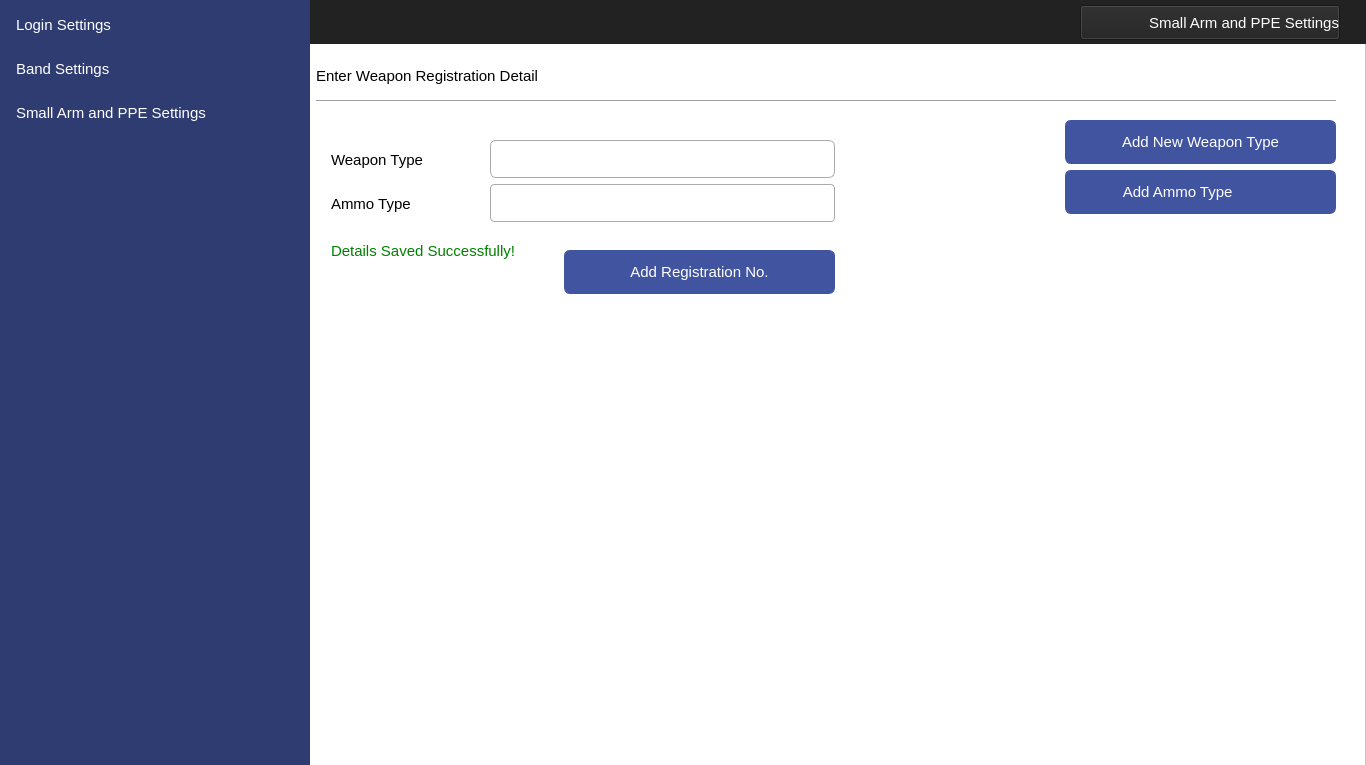
<?xml version="1.0" encoding="UTF-8"?>
<ui version="4.0">
 <class>MainWindow</class>
 <widget class="QMainWindow" name="MainWindow">
  <property name="geometry">
   <rect>
    <x>0</x>
    <y>0</y>
    <width>1366</width>
    <height>765</height>
   </rect>
  </property>
  <property name="windowTitle">
   <string>MainWindow</string>
  </property>
  <widget class="QWidget" name="centralwidget">
   <widget class="QFrame" name="frame">
    <property name="geometry">
     <rect>
      <x>0</x>
      <y>0</y>
      <width>1366</width>
      <height>768</height>
     </rect>
    </property>
    <property name="styleSheet">
     <string notr="true">background-color: #ffffff</string>
    </property>
    <property name="frameShape">
     <enum>QFrame::StyledPanel</enum>
    </property>
    <property name="frameShadow">
     <enum>QFrame::Raised</enum>
    </property>
    <widget class="QLabel" name="label_2">
     <property name="geometry">
      <rect>
       <x>0</x>
       <y>0</y>
       <width>1366</width>
       <height>44</height>
      </rect>
     </property>
     <property name="styleSheet">
      <string notr="true">background-color:#222222;</string>
     </property>
     <property name="text">
      <string/>
     </property>
    </widget>
    <widget class="QPushButton" name="btnAddRegNo">
     <property name="geometry">
      <rect>
       <x>564</x>
       <y>250</y>
       <width>271</width>
       <height>44</height>
      </rect>
     </property>
     <property name="font">
      <font>
       <family>Segoe UI</family>
       <pointsize>11</pointsize>
      </font>
     </property>
     <property name="cursor">
      <cursorShape>PointingHandCursor</cursorShape>
     </property>
     <property name="styleSheet">
      <string notr="true">QPushButton
{
    color: #ffffff;
    background-color:#4154A0;
    border-width: 1px;
    border-color: #4154A0;
    border-style: solid;
    border-radius: 6;
    padding: 3px;
    font-size: 11pt;
    padding-left: 5px;
    padding-right: 5px;
    min-width: 40px;
}

QPushButton:hover
{
    background-color:#384889
}
QPushButton:pressed
{
    background-color: #384889;
 	border-width: 3px;
    border-color: #5C70BC;
    border-style: solid;
    border-radius: 6;

}</string>
     </property>
     <property name="text">
      <string>Add Registration No.</string>
     </property>
     <property name="icon">
      <iconset resource="../IconResource.qrc">
       <normaloff>:/images/add.png</normaloff>:/images/add.png</iconset>
     </property>
     <property name="iconSize">
      <size>
       <width>25</width>
       <height>25</height>
      </size>
     </property>
    </widget>
    <widget class="QLabel" name="lblDataEntrySuccessful">
     <property name="enabled">
      <bool>true</bool>
     </property>
     <property name="geometry">
      <rect>
       <x>331</x>
       <y>229</y>
       <width>361</width>
       <height>44</height>
      </rect>
     </property>
     <property name="font">
      <font>
       <family>Segoe UI</family>
       <pointsize>11</pointsize>
      </font>
     </property>
     <property name="layoutDirection">
      <enum>Qt::LeftToRight</enum>
     </property>
     <property name="styleSheet">
      <string notr="true">color: green;
background-color:#ffffff;
font-size: 11pt</string>
     </property>
     <property name="text">
      <string>Details Saved Successfully!</string>
     </property>
     <property name="alignment">
      <set>Qt::AlignLeading|Qt::AlignLeft|Qt::AlignVCenter</set>
     </property>
    </widget>
    <widget class="QPushButton" name="pushButton">
     <property name="enabled">
      <bool>true</bool>
     </property>
     <property name="geometry">
      <rect>
       <x>1080</x>
       <y>5</y>
       <width>260</width>
       <height>35</height>
      </rect>
     </property>
     <property name="font">
      <font>
       <family>Segoe UI</family>
       <pointsize>11</pointsize>
      </font>
     </property>
     <property name="styleSheet">
      <string notr="true"> text-align: right;
    color: #ffffff;
	outline:none;
    background-color:#222222;</string>
     </property>
     <property name="text">
      <string>Small Arm and PPE Settings</string>
     </property>
     <property name="icon">
      <iconset resource="../IconResource.qrc">
       <normaloff>:/images/armPPE.png</normaloff>:/images/armPPE.png</iconset>
     </property>
     <property name="iconSize">
      <size>
       <width>32</width>
       <height>32</height>
      </size>
     </property>
    </widget>
    <widget class="QPushButton" name="pushButton_2">
     <property name="enabled">
      <bool>true</bool>
     </property>
     <property name="geometry">
      <rect>
       <x>331</x>
       <y>680</y>
       <width>100</width>
       <height>80</height>
      </rect>
     </property>
     <property name="styleSheet">
      <string notr="true"> border:1px solid #fff;
    border-radius:4px;
    outline:none;</string>
     </property>
     <property name="text">
      <string/>
     </property>
     <property name="icon">
      <iconset resource="../IconResource.qrc">
       <normaloff>:/images/logoMTIP.png</normaloff>:/images/logoMTIP.png</iconset>
     </property>
     <property name="iconSize">
      <size>
       <width>200</width>
       <height>200</height>
      </size>
     </property>
    </widget>
    <widget class="QLineEdit" name="edtRegNo">
     <property name="geometry">
      <rect>
       <x>490</x>
       <y>184</y>
       <width>345</width>
       <height>38</height>
      </rect>
     </property>
     <property name="font">
      <font>
       <family>Segoe UI</family>
       <pointsize>11</pointsize>
      </font>
     </property>
     <property name="styleSheet">
      <string notr="true">QLineEdit{
    border:1px solid #aaa;
    border-radius:4px;
    outline:none;
    padding:6px;
    box-sizing:border-box;
    transition:.3s;
  }
  QLineEdit:hover{
	 border:1px solid #000;	
 	transition:.3s;
}
  QLineEdit:focus{
    border-color:dodgerBlue;
    box-shadow:0 0 8px 0 dodgerBlue;
  }</string>
     </property>
    </widget>
    <widget class="QLabel" name="label_9">
     <property name="geometry">
      <rect>
       <x>331</x>
       <y>138</y>
       <width>151</width>
       <height>44</height>
      </rect>
     </property>
     <property name="font">
      <font>
       <family>Segoe UI</family>
       <pointsize>11</pointsize>
      </font>
     </property>
     <property name="layoutDirection">
      <enum>Qt::LeftToRight</enum>
     </property>
     <property name="styleSheet">
      <string notr="true">color: #000000;
background-color:#ffffff;
font-size: 11pt</string>
     </property>
     <property name="text">
      <string>Weapon Type</string>
     </property>
     <property name="alignment">
      <set>Qt::AlignLeading|Qt::AlignLeft|Qt::AlignVCenter</set>
     </property>
    </widget>
    <widget class="QLabel" name="label">
     <property name="geometry">
      <rect>
       <x>0</x>
       <y>0</y>
       <width>310</width>
       <height>768</height>
      </rect>
     </property>
     <property name="styleSheet">
      <string notr="true">background-image: url(null);
background-color:#2F3C71;</string>
     </property>
     <property name="text">
      <string/>
     </property>
    </widget>
    <widget class="QPushButton" name="navAddLogin">
     <property name="geometry">
      <rect>
       <x>10</x>
       <y>3</y>
       <width>290</width>
       <height>44</height>
      </rect>
     </property>
     <property name="font">
      <font>
       <family>Segoe UI</family>
       <pointsize>11</pointsize>
      </font>
     </property>
     <property name="cursor">
      <cursorShape>PointingHandCursor</cursorShape>
     </property>
     <property name="styleSheet">
      <string notr="true">QPushButton 
{
    text-align: left;
    color: #ffffff;
	outline:none;
    background-color:#2F3C71;
    border-width: 1px;
    border-color: #2F3C71;
    border-style: solid;
    border-radius: 6;
    padding: 3px;
    font-size: 11pt;
    padding-left: 5px;
    padding-right: 5px;
    min-width: 40px;
}

QPushButton:hover
{
    background-color:#4154A0;
}

QPushButton:pressed
{
    background-color: #384889;
 	border-width: 3px;
    border-color: #5C70BC;
    border-style: solid;
    border-radius: 6;

}</string>
     </property>
     <property name="text">
      <string>Login Settings</string>
     </property>
     <property name="icon">
      <iconset resource="../IconResource.qrc">
       <normaloff>:/images/login.png</normaloff>:/images/login.png</iconset>
     </property>
     <property name="iconSize">
      <size>
       <width>25</width>
       <height>25</height>
      </size>
     </property>
     <property name="flat">
      <bool>false</bool>
     </property>
    </widget>
    <widget class="QPushButton" name="navAddBand">
     <property name="geometry">
      <rect>
       <x>10</x>
       <y>47</y>
       <width>290</width>
       <height>44</height>
      </rect>
     </property>
     <property name="font">
      <font>
       <family>Segoe UI</family>
       <pointsize>11</pointsize>
      </font>
     </property>
     <property name="cursor">
      <cursorShape>PointingHandCursor</cursorShape>
     </property>
     <property name="styleSheet">
      <string notr="true">QPushButton 
{
    text-align: left;
    color: #ffffff;
	outline:none;
    background-color:#2F3C71;
    border-width: 1px;
    border-color: #2F3C71;
    border-style: solid;
    border-radius: 6;
    padding: 3px;
    font-size: 11pt;
    padding-left: 5px;
    padding-right: 5px;
    min-width: 40px;
}
QPushButton:hover
{
    background-color:#4154A0;
}
QPushButton:pressed
{
    background-color: #384889;
 	border-width: 3px;
    border-color: #5C70BC;
    border-style: solid;
    border-radius: 6;

}</string>
     </property>
     <property name="text">
      <string>Band Settings</string>
     </property>
     <property name="icon">
      <iconset resource="../IconResource.qrc">
       <normaloff>:/images/smartWatch.png</normaloff>:/images/smartWatch.png</iconset>
     </property>
     <property name="iconSize">
      <size>
       <width>32</width>
       <height>32</height>
      </size>
     </property>
     <property name="flat">
      <bool>false</bool>
     </property>
    </widget>
    <widget class="QPushButton" name="navArmPPESettings">
     <property name="geometry">
      <rect>
       <x>10</x>
       <y>91</y>
       <width>290</width>
       <height>44</height>
      </rect>
     </property>
     <property name="font">
      <font>
       <family>Segoe UI</family>
       <pointsize>11</pointsize>
      </font>
     </property>
     <property name="cursor">
      <cursorShape>PointingHandCursor</cursorShape>
     </property>
     <property name="styleSheet">
      <string notr="true">QPushButton 
{
    text-align: left;
    color: #ffffff;
	outline:none;
    background-color:#2F3C71;
    border-width: 1px;
    border-color: #2F3C71;
    border-style: solid;
    border-radius: 6;
    padding: 3px;
    font-size: 11pt;
    padding-left: 5px;
    padding-right: 5px;
    min-width: 40px;
}
QPushButton:active
{
    background-color:#4154A0;
}
QPushButton:hover
{
    background-color:#4154A0;
}
QPushButton:pressed
{
    background-color: #384889;
 	border-width: 3px;
    border-color: #5C70BC;
    border-style: solid;
    border-radius: 6;

}</string>
     </property>
     <property name="text">
      <string>Small Arm and PPE Settings</string>
     </property>
     <property name="icon">
      <iconset resource="../IconResource.qrc">
       <normaloff>:/images/armPPE.png</normaloff>:/images/armPPE.png</iconset>
     </property>
     <property name="iconSize">
      <size>
       <width>32</width>
       <height>32</height>
      </size>
     </property>
     <property name="flat">
      <bool>false</bool>
     </property>
    </widget>
    <widget class="QPushButton" name="navAddAmmoType">
     <property name="geometry">
      <rect>
       <x>1065</x>
       <y>170</y>
       <width>271</width>
       <height>44</height>
      </rect>
     </property>
     <property name="font">
      <font>
       <family>Segoe UI</family>
       <pointsize>11</pointsize>
      </font>
     </property>
     <property name="cursor">
      <cursorShape>PointingHandCursor</cursorShape>
     </property>
     <property name="styleSheet">
      <string notr="true">QPushButton
{
    color: #ffffff;
    background-color:#4154A0;
    border-width: 1px;
    border-color: #4154A0;
    border-style: solid;
    border-radius: 6;
    padding: 3px;
    font-size: 11pt;
    padding-left: 5px;
    padding-right: 5px;
    min-width: 40px;
}

QPushButton:hover
{
    background-color:#384889
}
QPushButton:pressed
{
    background-color: #384889;
 	border-width: 3px;
    border-color: #5C70BC;
    border-style: solid;
    border-radius: 6;

}</string>
     </property>
     <property name="text">
      <string>Add Ammo Type           </string>
     </property>
     <property name="icon">
      <iconset resource="../IconResource.qrc">
       <normaloff>:/images/add.png</normaloff>:/images/add.png</iconset>
     </property>
     <property name="iconSize">
      <size>
       <width>25</width>
       <height>25</height>
      </size>
     </property>
    </widget>
    <widget class="QPushButton" name="navAddWeaponType">
     <property name="geometry">
      <rect>
       <x>1065</x>
       <y>120</y>
       <width>271</width>
       <height>44</height>
      </rect>
     </property>
     <property name="font">
      <font>
       <family>Segoe UI</family>
       <pointsize>11</pointsize>
      </font>
     </property>
     <property name="cursor">
      <cursorShape>PointingHandCursor</cursorShape>
     </property>
     <property name="styleSheet">
      <string notr="true">QPushButton
{
    color: #ffffff;
    background-color:#4154A0;
    border-width: 1px;
    border-color: #4154A0;
    border-style: solid;
    border-radius: 6;
    padding: 3px;
    font-size: 11pt;
    padding-left: 5px;
    padding-right: 5px;
    min-width: 40px;
}

QPushButton:hover
{
    background-color:#384889
}
QPushButton:pressed
{
    background-color: #384889;
 	border-width: 3px;
    border-color: #5C70BC;
    border-style: solid;
    border-radius: 6;

}</string>
     </property>
     <property name="text">
      <string>Add New Weapon Type</string>
     </property>
     <property name="icon">
      <iconset resource="../IconResource.qrc">
       <normaloff>:/images/add.png</normaloff>:/images/add.png</iconset>
     </property>
     <property name="iconSize">
      <size>
       <width>25</width>
       <height>25</height>
      </size>
     </property>
    </widget>
    <widget class="QLabel" name="label_10">
     <property name="geometry">
      <rect>
       <x>331</x>
       <y>182</y>
       <width>151</width>
       <height>44</height>
      </rect>
     </property>
     <property name="font">
      <font>
       <family>Segoe UI</family>
       <pointsize>11</pointsize>
      </font>
     </property>
     <property name="layoutDirection">
      <enum>Qt::LeftToRight</enum>
     </property>
     <property name="styleSheet">
      <string notr="true">color: #000000;
background-color:#ffffff;
font-size: 11pt</string>
     </property>
     <property name="text">
      <string>Ammo Type</string>
     </property>
     <property name="alignment">
      <set>Qt::AlignLeading|Qt::AlignLeft|Qt::AlignVCenter</set>
     </property>
    </widget>
    <widget class="QComboBox" name="cBoxWeaponType">
     <property name="geometry">
      <rect>
       <x>490</x>
       <y>140</y>
       <width>345</width>
       <height>38</height>
      </rect>
     </property>
     <property name="font">
      <font>
       <family>Segoe UI</family>
       <pointsize>11</pointsize>
       <kerning>true</kerning>
      </font>
     </property>
     <property name="cursor">
      <cursorShape>PointingHandCursor</cursorShape>
     </property>
     <property name="styleSheet">
      <string notr="true">QComboBox{ border-width: 1px;
 border-color: #aaa;
 border-style: solid;
border-radius:6; 
}

QComboBox::drop-down:button{
background-color:transparent;
}
QComboBox::down-arrow {
 
    image: url(C:/Users/home/Desktop/IndoorPoistionInterfaces/InterfaceIcons/dropDown.png);
    width: 25px;
    height: 9px;
}
QComboBox:hover{
	 border:1px solid #000;	
 	transition:.3s;
}
  QComboBox:focus{
    border-color:dodgerBlue;
    box-shadow:0 0 8px 0 dodgerBlue;
  }
</string>
     </property>
     <property name="editable">
      <bool>false</bool>
     </property>
     <property name="frame">
      <bool>true</bool>
     </property>
    </widget>
    <zorder>label_2</zorder>
    <zorder>lblDataEntrySuccessful</zorder>
    <zorder>pushButton</zorder>
    <zorder>pushButton_2</zorder>
    <zorder>edtRegNo</zorder>
    <zorder>label_9</zorder>
    <zorder>label</zorder>
    <zorder>btnAddRegNo</zorder>
    <zorder>navAddBand</zorder>
    <zorder>navAddLogin</zorder>
    <zorder>navArmPPESettings</zorder>
    <zorder>navAddAmmoType</zorder>
    <zorder>navAddWeaponType</zorder>
    <zorder>label_10</zorder>
    <zorder>cBoxWeaponType</zorder>
   </widget>
   <widget class="QLabel" name="label_13">
    <property name="geometry">
     <rect>
      <x>316</x>
      <y>100</y>
      <width>1020</width>
      <height>1</height>
     </rect>
    </property>
    <property name="styleSheet">
     <string notr="true">background-color:#A0A0A0;</string>
    </property>
    <property name="text">
     <string/>
    </property>
   </widget>
   <widget class="QLabel" name="label_6">
    <property name="geometry">
     <rect>
      <x>316</x>
      <y>60</y>
      <width>221</width>
      <height>31</height>
     </rect>
    </property>
    <property name="font">
     <font>
      <family>Segoe UI</family>
      <pointsize>11</pointsize>
     </font>
    </property>
    <property name="layoutDirection">
     <enum>Qt::LeftToRight</enum>
    </property>
    <property name="styleSheet">
     <string notr="true">color: #000000;
background-color:#ffffff;
font-size: 11pt</string>
    </property>
    <property name="text">
     <string>Enter Weapon Registration Details</string>
    </property>
    <property name="alignment">
     <set>Qt::AlignLeading|Qt::AlignLeft|Qt::AlignVCenter</set>
    </property>
   </widget>
  </widget>
 </widget>
 <resources>
  <include location="../IconResource.qrc"/>
 </resources>
 <connections/>
</ui>
